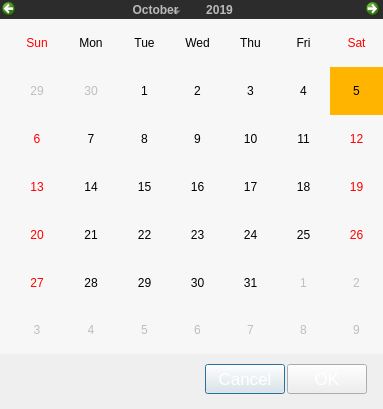
<?xml version="1.0" encoding="UTF-8"?>
<ui version="4.0">
 <class>pltCalendar</class>
 <widget class="QDialog" name="pltCalendar">
  <property name="geometry">
   <rect>
    <x>0</x>
    <y>0</y>
    <width>383</width>
    <height>409</height>
   </rect>
  </property>
  <property name="windowTitle">
   <string>Dialog</string>
  </property>
  <property name="styleSheet">
   <string notr="true">#pltCalendar[pltdismode =&quot;indoor&quot;] #widget,
#pltCalendar[pltdismode =&quot;indoor&quot;] #pltCalendar
{
	background-color:rgba(247, 247, 247, 1);
}

#pltCalendar[pltdismode =&quot;outdoor&quot;] #widget,
#pltCalendar[pltdismode =&quot;outdoor&quot;] #pltCalendar
{
	background-color:rgba(247, 247, 247, 1);
}

#pltCalendar[pltdismode =&quot;night&quot;] #widget,
#pltCalendar[pltdismode =&quot;night&quot;] #pltCalendar
{
	background-color:rgb(243,212,161);
}</string>
  </property>
  <property name="pltdismode" stdset="0">
   <string>indoor</string>
  </property>
  <widget class="QCalendarWidget" name="calendarWidget">
   <property name="geometry">
    <rect>
     <x>0</x>
     <y>0</y>
     <width>383</width>
     <height>354</height>
    </rect>
   </property>
   <property name="styleSheet">
    <string notr="true">
QCalendarWidget QWidget#qt_calendar_navigationbar
{
	background-color:rgba(44, 44, 44, 1);
}

#qt_calendar_prevmonth
{
	border-style:flat;
	background-image: url(:/bit/image/PrevButton.png);
}
#qt_calendar_prevmonth:pressed
{
	background-image: url(:/bit/image/PrevButton_click.png);
}
#qt_calendar_nextmonth
{
   border-style:flat;
	background-image: url(:/bit/image/NextButton.png);
}
#qt_calendar_nextmonth:pressed
{
	background-image: url(:/bit/image/NextButton_click.png);
}
#qt_calendar_monthbutton
{
	border-style:flat;
	background-color:rgba(44, 44, 44, 1);
	color:rgba(186, 186, 186, 1);
	font:75 20px &quot;Arial&quot;;
	font-weight:bold;
}

QCalendarWidget QTableView 
{
	padding-left:10px;
	background-color:rgba(247, 247, 247, 1);
	font:75 15px &quot;Arial&quot;;
	selection-background-color: rgba(255, 181, 0, 1);
	selection-color: black;
	
}

QCalendarWidget QTableView::item
{
	margin:10px 10px;
	color:red;
	background-color:red;
}

#pltCalendar[pltdismode=&quot;indoor&quot;] QCalendarWidget QWidget#qt_calendar_navigationbar
{
	background-color:rgba(44, 44, 44, 1);
}
#pltCalendar[pltdismode=&quot;outdoor&quot;] QCalendarWidget QWidget#qt_calendar_navigationbar
{
	background-color:rgba(44, 44, 44, 1);
}
#pltCalendar[pltdismode=&quot;night&quot;] QCalendarWidget QWidget#qt_calendar_navigationbar
{
	background-color:rgba(44, 44, 44, 1);
}

#pltCalendar[pltdismode=&quot;night&quot;] QCalendarWidget QTableView 
{
	  background-color:rgb(243,212,161);
	  alternate-background-color: rgb(243,212,161);
}

#pltCalendar[pltdismode=&quot;night&quot;] #qt_calendar_navigationbar
{
	background-color:rgb(243,212,161);
}



QMenu 
{
  background-color:rgb(89,87,87);
  width:100px;
}
QMenu::item 
{          
	   width:120px;        
	   font:75 15px &quot;Arial&quot;;
      color: rgb(225,225,225);
      background-color:rgb(89,87,87);
      padding-left:20px;
	   padding:10px 10px;
 }
QMenu::item:selected 
{ 
        background-color:rgb(235,110,36);
 }
QMenu::item:pressed
 {
          background-color: rgb(220,80,6); 
}


#qt_calendar_yearbutton
{
	border-style:flat;
	background-color:rgba(44, 44, 44, 1);
	color:rgba(186, 186, 186, 1);
	font:75 20px &quot;Arial&quot;;
	font-weight:bold;
	min-width:70px;
}

QSpinBox:focus
{
	color:rgba(186, 186, 186, 1);
	font:75 20px &quot;Arial&quot;;
	font-weight:bold;
	border-style:flat;
	background-color:rgba(0,0,0,0);
}

QSpinBox::up-button 
{
	border-image: url(:/bit/image/keyBoard/indoor/btn_up_w50_nor.png);
	margin:2px 2px;
	width:25px;
}
 
QSpinBox::down-button
{
	border-image:url(:/bit/image/keyBoard/indoor/btn_down_w50_nor.png);
	margin:2px 2px;
	width:25px;
}
</string>
   </property>
   <property name="locale">
    <locale language="English" country="UnitedStates"/>
   </property>
   <property name="selectedDate">
    <date>
     <year>2019</year>
     <month>10</month>
     <day>5</day>
    </date>
   </property>
   <property name="verticalHeaderFormat">
    <enum>QCalendarWidget::NoVerticalHeader</enum>
   </property>
  </widget>
  <widget class="QWidget" name="widget" native="true">
   <property name="geometry">
    <rect>
     <x>0</x>
     <y>0</y>
     <width>383</width>
     <height>409</height>
    </rect>
   </property>
   <property name="styleSheet">
    <string notr="true"/>
   </property>
   <widget class="QPushButton" name="pb_cancel">
    <property name="geometry">
     <rect>
      <x>205</x>
      <y>364</y>
      <width>80</width>
      <height>30</height>
     </rect>
    </property>
    <property name="font">
     <font>
      <family>Arial</family>
      <pointsize>13</pointsize>
     </font>
    </property>
    <property name="styleSheet">
     <string notr="true">/********************indoor**********************/
#pltCalendar[pltdismode=&quot;indoor&quot;] QPushButton
{
	border-style:flat;
	background-image:url(:/bit/image/btn_cancel_w80_nor.png);
}
#pltCalendar[pltdismode=&quot;indoor&quot;] QPushButton:clicked
{
	border-style:flat;
	background-image:url(:/bit/image/btn_cancel_w80_click.png);
}
/********************outdoor**********************/
#pltCalendar[pltdismode=&quot;outdoor&quot;] QPushButton
{
	border-style:flat;
	background-image:url(:/bit/image/btn_cancel_w80_nor.png);
}
#pltCalendar[pltdismode=&quot;outdoor&quot;] QPushButton:clicked
{
	border-style:flat;
	background-image:url(:/bit/image/btn_cancel_w80_click.png);
}
/********************night**********************/
#pltCalendar[pltdismode=&quot;night&quot;] QPushButton
{
	border-style:flat;
	background-image:url(:/bit/image/cancel-normal_night.png);
}
#pltCalendar[pltdismode=&quot;night&quot;] QPushButton:clicked
{
	border-style:flat;
	background-image:url(:/bit/image/cancel-click_night.png);
}
QPushButton{padding-left:0px;text-align:center;
color: rgb(255, 255, 255);
}</string>
    </property>
    <property name="text">
     <string>Cancel</string>
    </property>
   </widget>
   <widget class="QPushButton" name="pb_ok">
    <property name="geometry">
     <rect>
      <x>287</x>
      <y>364</y>
      <width>80</width>
      <height>30</height>
     </rect>
    </property>
    <property name="font">
     <font>
      <family>Arial</family>
      <pointsize>13</pointsize>
     </font>
    </property>
    <property name="styleSheet">
     <string notr="true">/********************indoor**********************/
#pltCalendar[pltdismode=&quot;indoor&quot;] QPushButton
{
	border-style:flat;
	background-image: url(:/bit/image/btn_ok_w80_nor.png);
}
#pltCalendar[pltdismode=&quot;indoor&quot;] QPushButton:clicked
{
	border-style:flat;
	background-image: url(:/bit/image/btn_ok_w80_click.png);
}
/********************outdoor**********************/
#pltCalendar[pltdismode=&quot;outdoor&quot;] QPushButton
{
	border-style:flat;
	background-image: url(:/bit/image/btn_ok_w80_nor.png);
}
#pltCalendar[pltdismode=&quot;outdoor&quot;] QPushButton:clicked
{
	border-style:flat;
	background-image: url(:/bit/image/btn_ok_w80_click.png);
}
/********************night**********************/
#pltCalendar[pltdismode=&quot;night&quot;] QPushButton
{
	border-style:flat;
	background-image:url(:/bit/image/oK-normal_night.png);
}
#pltCalendar[pltdismode=&quot;night&quot;] QPushButton:clicked
{
	border-style:flat;
	background-image:url(:/bit/image/oK-click_night.png);
}
QPushButton{padding-left:0px;text-align:center;
color: rgb(255, 255, 255);
}</string>
    </property>
    <property name="text">
     <string>OK</string>
    </property>
   </widget>
  </widget>
  <zorder>widget</zorder>
  <zorder>calendarWidget</zorder>
 </widget>
 <resources/>
 <connections/>
</ui>
